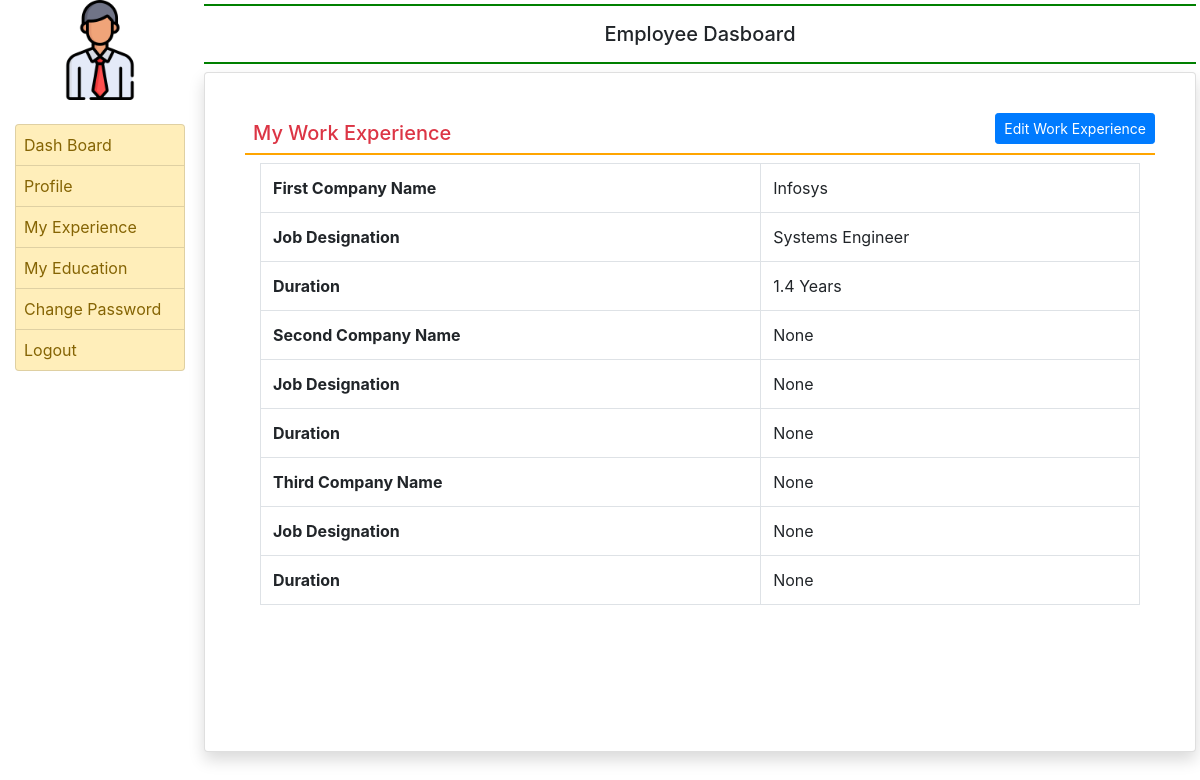
Page /myexperience (signed in) on the committed database.
### employee/models.py (models this page shows, shortened)
class EmployeeExperience(models.Model):
    user = models.ForeignKey(User, on_delete=models.CASCADE)
    company1_name = models.CharField(max_length=50, null=True)
    company1_desig = models.CharField(max_length=50, null=True)
    company1_duration = models.CharField(max_length=50, null=True)
    company2_name = models.CharField(max_length=50, null=True)
    company2_desig = models.CharField(max_length=50, null=True)
    company2_duration = models.CharField(max_length=50, null=True)
    company3_name = models.CharField(max_length=50, null=True)
    company3_desig = models.CharField(max_length=50, null=True)
    company3_duration = models.CharField(max_length=50, null=True)

### employee/views.py (the view)
# urls.py: path('myexperience', myexperience , name='myexperience' ),
def myexperience(request):
    if not request.user.is_authenticated:
        return redirect('emp_login')
    user = request.user
    experience = EmployeeExperience.objects.get(user=user)
    return render(request,'myexperience.html',locals())

### employee/templates/myexperience.html (shortened to what this page needs)
{% extends 'emp_base.html' %}
{% block main %}
<!DOCTYPE html>
<html lang="en">
<head>
</head>
<body>
        <div class="card-body">
            <a href="/edit_experience" class="btn btn-primary float-right btn-sm">Edit Work Experience</a>
            <h5 class="p-2 text-danger" style="border-bottom: 2px solid orange">My Work Experience</h5>
            <div class="container-fluid">
                <table class="table table-bordered">
                    <tr>
                        <th>First Company Name</th>
                        <td>{{experience.company1_name}}</td>
                    </tr>
                    <tr>
                        <th>Job Designation</th>
                        <td>{{experience.company1_desig}}</td>
                    </tr>
                    <tr>
                        <th>Duration</th>
                        <td>{{experience.company1_duration}}</td>
                    </tr>
                    <tr>
                        <th>Second Company Name</th>
                        <td>{{experience.company2_name}}</td>
                    </tr>
                    <tr>
                        <th>Job Designation</th>
                        <td>{{experience.company2_desig}}</td>
                    </tr>
                    <tr>
                        <th>Duration</th>
                        <td>{{experience.company2_duration}}</td>
                    </tr>
                    <tr>
                        <th>Third Company Name</th>
                        <td>{{experience.company3_name}}</td>
                    </tr>
                    <tr>
                        <th>Job Designation</th>
                        <td>{{experience.company3_desig}}</td>
                    </tr>
                    <tr>
                        <th>Duration</th>
                        <td>{{experience.company3_duration}}</td>
                    </tr>
                </table>
            </div>
        </div>
</body>
</html>
{% endblock %}

### rows in the picture
EmployeeExperience: company1_name "Infosys", company1_desig "Systems Engineer", company1_duration "1.4 Years", company2_name "None", company2_desig "None", company2_duration "None", company3_name "None", company3_desig "None", company3_duration "None"
